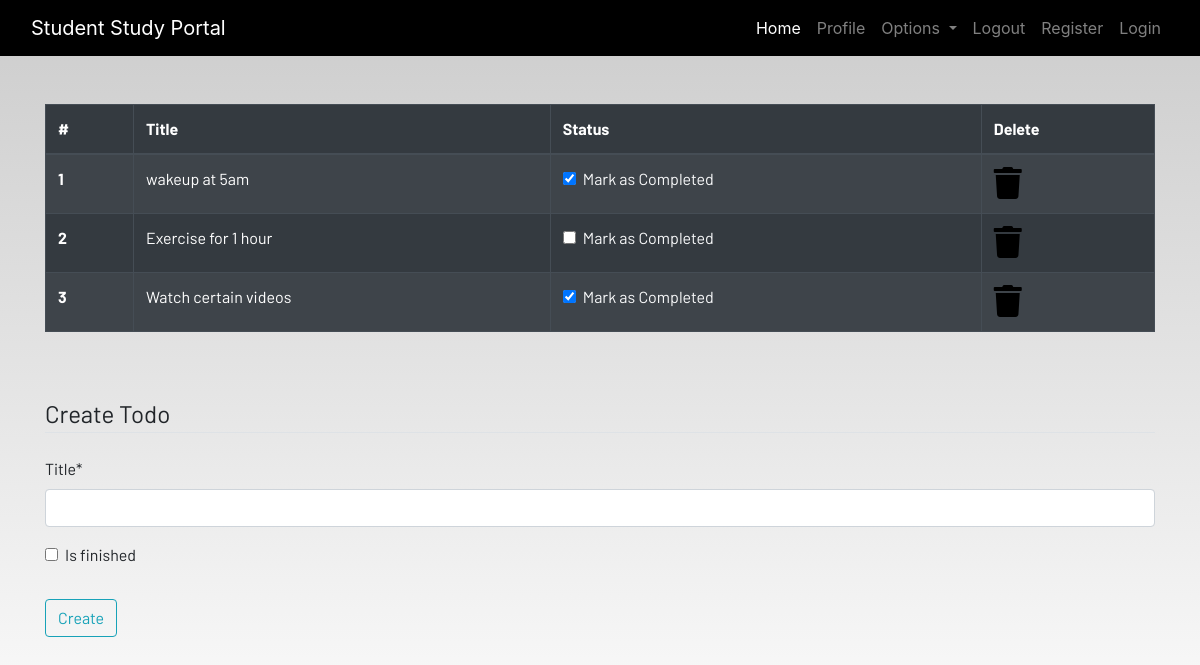
The app's page /todo (signed in) with its own data.
### dashboard/models.py (models this page shows, shortened)
class Todo(models.Model):
    user = models.ForeignKey(User, on_delete=models.CASCADE)
    title = models.CharField(max_length=100)
    is_finished = models.BooleanField(default=False)

### dashboard/views.py (the view)
# urls.py: path('todo', views.todo, name='todo'),
def todo(request):
    if request.method == "POST":
        form = TodoForm(request.POST)
        if form.is_valid():
            try:
                finished = request.POST['is_finished']
                if finished == 'on':
                    finished = True
                else:
                    finished = False
            except:
                finished = False
            todos = Todo(
                user = request.user,
                title = request.POST['title'],
                is_finished = finished
            )
            todos.save()
            messages.success(request, f"Todo Added from {request.user.username}!!")
    else:
        form = TodoForm()
    todo = Todo.objects.filter(user=request.user)
    if len(todo) == 0:
        todos_done = True
    else:
        todos_done = False
    context = {
        'form': form,
        'todos': todo,
        'todos_done': todos_done
    }
    return render(request, "dashboard/todo.html", context)

### dashboard/forms.py
class TodoForm(forms.ModelForm):
    class Meta:
        model = Todo
        fields = ['title', 'is_finished']

### dashboard/templates/dashboard/todo.html (shortened to what this page needs)
{% extends 'dashboard/base.html' %}
{% load static %}
{% load crispy_forms_tags %}
{% block content %}
<div class="container">
    {% if not todos_done %}
    <table class="table table-striped table-bordered table-hover table-dark">
        <thead>
            <tr>
                <th scope="col">#</th>
                <th scope="col">Title</th>
                <th scope="col">Status</th>
                <th scope="col">Delete</th>
            </tr>
        </thead>
        <tbody>
            {% for todo in todos %}
            <tr>
                <th scope="row">{{forloop.counter}}</th>
                <td>{{todo.title}}</td>
                <td>
                    <a href="{% url 'update-todo' todo.id %}">
                        <div class="form-check">
                            {% if todo.is_finished == True %}
                            <input class="form-check-input" type="checkbox" value="" checked>
                            {% else %}
                            <input class="form-check-input" type="checkbox" value="">
                            {% endif %}
                            <label class="form-check-label text-light" for="flexCheckDefault">
                                Mark as Completed
                            </label>
                        </div>
                    </a>
                </td>
                <td><a href="{% url 'delete-todo' todo.id %}"><i class="fa fa-trash fa-2x"></i></a></td>
            </tr>
            {% endfor %}
        </tbody>
    </table>
    {% else %}
    <h4>All tasks have been done!! create to add more</h4>
    {% endif %}
</div><br><br>
<div class="container">
    <form method="POST">
        <fieldset class="form-group">
            <legend class="border-bottom mb-4">Create Todo</legend>
            {{form|crispy}}
        </fieldset>
        <div class="form-group">
            <button href="" class="btn btn-outline-info" type="submit">
                Create
            </button>
        </div>
    </form>
</div>
{% endblock content %}

### static/css/main.css (style rules this page uses)
html { scroll-behavior: smooth; height: 100%; width: 100%; }
a { text-decoration: none !important; color: black; }
html, body { max-width: 100%; overflow-x: hidden; height: 100%; width: 100%; }
body { background: linear-gradient(rgba(0, 0, 0, 0.2), rgba(255, 255, 255, 0.5)); overflow-x: hidden; background-repeat: no-repeat; }
.fa { color: black; }

### records on screen
Todo: title "wakeup at 5am"
Todo: title "Exercise for 1 hour"
Todo: title "Watch certain videos"
